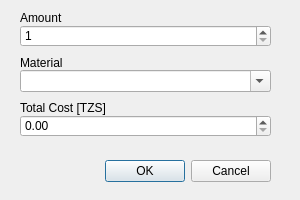
<?xml version="1.0" encoding="UTF-8"?>
<ui version="4.0">
 <class>RepairMaterialDialog</class>
 <widget class="QDialog" name="RepairMaterialDialog">
  <property name="geometry">
   <rect>
    <x>0</x>
    <y>0</y>
    <width>300</width>
    <height>200</height>
   </rect>
  </property>
  <property name="minimumSize">
   <size>
    <width>300</width>
    <height>200</height>
   </size>
  </property>
  <property name="maximumSize">
   <size>
    <width>300</width>
    <height>200</height>
   </size>
  </property>
  <property name="windowTitle">
   <string>Add / Edit Repair Material</string>
  </property>
  <widget class="QDialogButtonBox" name="buttonBox">
   <property name="geometry">
    <rect>
     <x>105</x>
     <y>155</y>
     <width>166</width>
     <height>32</height>
    </rect>
   </property>
   <property name="orientation">
    <enum>Qt::Horizontal</enum>
   </property>
   <property name="standardButtons">
    <set>QDialogButtonBox::Cancel|QDialogButtonBox::Ok</set>
   </property>
  </widget>
  <widget class="QDoubleSpinBox" name="cost_sbox">
   <property name="geometry">
    <rect>
     <x>20</x>
     <y>115</y>
     <width>251</width>
     <height>22</height>
    </rect>
   </property>
   <property name="maximum">
    <double>5000000.000000000000000</double>
   </property>
  </widget>
  <widget class="QLabel" name="label">
   <property name="geometry">
    <rect>
     <x>20</x>
     <y>10</y>
     <width>126</width>
     <height>16</height>
    </rect>
   </property>
   <property name="text">
    <string>Amount</string>
   </property>
  </widget>
  <widget class="QLabel" name="label_2">
   <property name="geometry">
    <rect>
     <x>20</x>
     <y>55</y>
     <width>126</width>
     <height>16</height>
    </rect>
   </property>
   <property name="text">
    <string>Material</string>
   </property>
  </widget>
  <widget class="QComboBox" name="material_cbox">
   <property name="geometry">
    <rect>
     <x>20</x>
     <y>70</y>
     <width>251</width>
     <height>22</height>
    </rect>
   </property>
   <property name="editable">
    <bool>true</bool>
   </property>
  </widget>
  <widget class="QSpinBox" name="amount_sbox">
   <property name="geometry">
    <rect>
     <x>20</x>
     <y>25</y>
     <width>251</width>
     <height>22</height>
    </rect>
   </property>
   <property name="minimum">
    <number>1</number>
   </property>
   <property name="maximum">
    <number>200</number>
   </property>
  </widget>
  <widget class="QLabel" name="label_14">
   <property name="geometry">
    <rect>
     <x>20</x>
     <y>100</y>
     <width>126</width>
     <height>16</height>
    </rect>
   </property>
   <property name="text">
    <string>Total Cost [TZS]</string>
   </property>
  </widget>
 </widget>
 <tabstops>
  <tabstop>amount_sbox</tabstop>
  <tabstop>material_cbox</tabstop>
  <tabstop>cost_sbox</tabstop>
 </tabstops>
 <resources>
  <include location="resources.qrc"/>
 </resources>
 <connections>
  <connection>
   <sender>buttonBox</sender>
   <signal>accepted()</signal>
   <receiver>RepairMaterialDialog</receiver>
   <slot>accept()</slot>
   <hints>
    <hint type="sourcelabel">
     <x>248</x>
     <y>254</y>
    </hint>
    <hint type="destinationlabel">
     <x>157</x>
     <y>274</y>
    </hint>
   </hints>
  </connection>
  <connection>
   <sender>buttonBox</sender>
   <signal>rejected()</signal>
   <receiver>RepairMaterialDialog</receiver>
   <slot>reject()</slot>
   <hints>
    <hint type="sourcelabel">
     <x>316</x>
     <y>260</y>
    </hint>
    <hint type="destinationlabel">
     <x>286</x>
     <y>274</y>
    </hint>
   </hints>
  </connection>
 </connections>
</ui>
